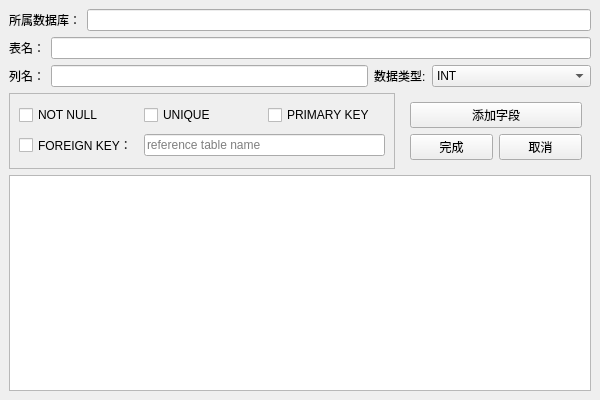
<?xml version="1.0" encoding="UTF-8"?>
<ui version="4.0">
 <class>createtable</class>
 <widget class="QMainWindow" name="createtable">
  <property name="geometry">
   <rect>
    <x>0</x>
    <y>0</y>
    <width>600</width>
    <height>400</height>
   </rect>
  </property>
  <property name="minimumSize">
   <size>
    <width>600</width>
    <height>400</height>
   </size>
  </property>
  <property name="maximumSize">
   <size>
    <width>600</width>
    <height>400</height>
   </size>
  </property>
  <property name="windowTitle">
   <string>MainWindow</string>
  </property>
  <widget class="QWidget" name="centralwidget">
   <layout class="QGridLayout" name="gridLayout_6">
    <item row="9" column="0" colspan="3">
     <widget class="QTableView" name="tableView"/>
    </item>
    <item row="6" column="0" colspan="2">
     <widget class="QFrame" name="frame">
      <property name="frameShape">
       <enum>QFrame::StyledPanel</enum>
      </property>
      <property name="frameShadow">
       <enum>QFrame::Raised</enum>
      </property>
      <layout class="QGridLayout" name="gridLayout">
       <item row="1" column="0">
        <widget class="QCheckBox" name="foreign_check">
         <property name="text">
          <string>FOREIGN KEY：</string>
         </property>
        </widget>
       </item>
       <item row="0" column="0">
        <widget class="QCheckBox" name="notnull_check">
         <property name="text">
          <string>NOT NULL</string>
         </property>
        </widget>
       </item>
       <item row="0" column="1">
        <widget class="QCheckBox" name="unique_check">
         <property name="text">
          <string>UNIQUE</string>
         </property>
        </widget>
       </item>
       <item row="0" column="2">
        <widget class="QCheckBox" name="pk_check">
         <property name="text">
          <string>PRIMARY KEY</string>
         </property>
        </widget>
       </item>
       <item row="1" column="1" colspan="2">
        <widget class="QLineEdit" name="foreign_table">
         <property name="placeholderText">
          <string>reference table name</string>
         </property>
        </widget>
       </item>
      </layout>
     </widget>
    </item>
    <item row="6" column="2">
     <widget class="QFrame" name="frame_3">
      <layout class="QGridLayout" name="gridLayout_4">
       <item row="1" column="1">
        <widget class="QPushButton" name="cancel_table">
         <property name="text">
          <string>取消</string>
         </property>
        </widget>
       </item>
       <item row="1" column="0">
        <widget class="QPushButton" name="finished_table">
         <property name="text">
          <string>完成</string>
         </property>
        </widget>
       </item>
       <item row="0" column="0" colspan="2">
        <widget class="QPushButton" name="add_col">
         <property name="text">
          <string>添加字段</string>
         </property>
        </widget>
       </item>
      </layout>
     </widget>
    </item>
    <item row="1" column="0" colspan="3">
     <widget class="QFrame" name="frame">
      <layout class="QGridLayout" name="gridLayout_2">
       <property name="leftMargin">
        <number>0</number>
       </property>
       <property name="topMargin">
        <number>0</number>
       </property>
       <property name="rightMargin">
        <number>0</number>
       </property>
       <property name="bottomMargin">
        <number>0</number>
       </property>
       <item row="1" column="1">
        <widget class="QLineEdit" name="dbName_lineEdit"/>
       </item>
       <item row="1" column="0">
        <widget class="QLabel" name="label_5">
         <property name="text">
          <string>所属数据库：</string>
         </property>
        </widget>
       </item>
      </layout>
     </widget>
    </item>
    <item row="2" column="0" colspan="3">
     <widget class="QFrame" name="frame_2">
      <layout class="QGridLayout" name="gridLayout_3">
       <property name="leftMargin">
        <number>0</number>
       </property>
       <property name="topMargin">
        <number>0</number>
       </property>
       <property name="rightMargin">
        <number>0</number>
       </property>
       <property name="bottomMargin">
        <number>0</number>
       </property>
       <item row="0" column="0">
        <widget class="QLabel" name="label">
         <property name="text">
          <string>表名：</string>
         </property>
        </widget>
       </item>
       <item row="0" column="1">
        <widget class="QLineEdit" name="tableName_lineEdit"/>
       </item>
      </layout>
     </widget>
    </item>
    <item row="3" column="0" rowspan="2" colspan="3">
     <widget class="QFrame" name="frame_4">
      <layout class="QGridLayout" name="gridLayout_5" columnstretch="0,2,0,1">
       <property name="leftMargin">
        <number>0</number>
       </property>
       <property name="topMargin">
        <number>0</number>
       </property>
       <property name="rightMargin">
        <number>0</number>
       </property>
       <property name="bottomMargin">
        <number>0</number>
       </property>
       <item row="0" column="0">
        <widget class="QLabel" name="label_2">
         <property name="text">
          <string>列名：</string>
         </property>
        </widget>
       </item>
       <item row="0" column="1">
        <widget class="QLineEdit" name="col_name"/>
       </item>
       <item row="0" column="2">
        <widget class="QLabel" name="label_3">
         <property name="text">
          <string>数据类型:</string>
         </property>
        </widget>
       </item>
       <item row="0" column="3">
        <widget class="QComboBox" name="comboBox">
         <item>
          <property name="text">
           <string>INT</string>
          </property>
         </item>
         <item>
          <property name="text">
           <string>FLOAT</string>
          </property>
         </item>
         <item>
          <property name="text">
           <string>STRING</string>
          </property>
         </item>
        </widget>
       </item>
      </layout>
     </widget>
    </item>
   </layout>
  </widget>
 </widget>
 <resources/>
 <connections/>
</ui>
